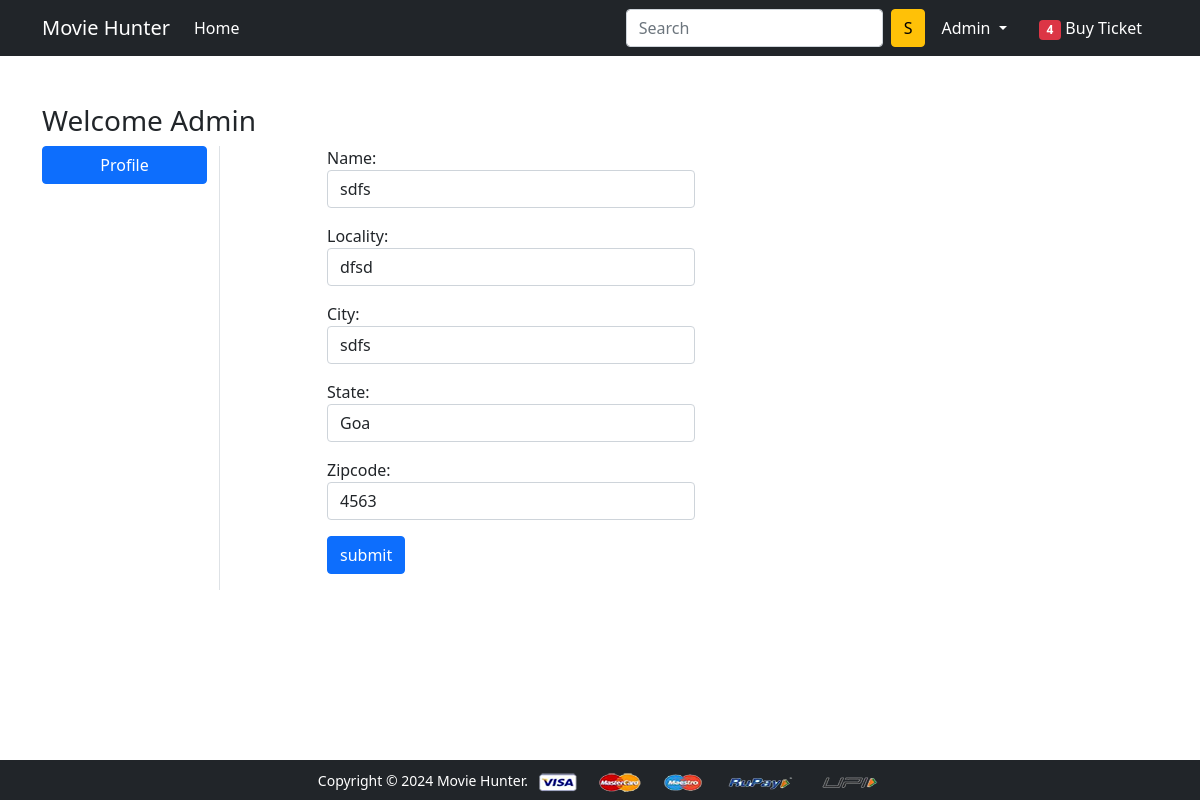
/profile/ (signed in), run on the app's committed database.
### app/models.py (models this page shows, shortened)
class Customer(models.Model):
  user=models.ForeignKey(User,on_delete=models.CASCADE)
  name=models.CharField(max_length=200)
  locality=models.CharField(max_length=200)
  city=models.CharField(max_length=200)
  zipcode=models.IntegerField()
  state=models.CharField(choices=STATE_CHOICE,max_length=50)

### app/views.py (the view, shortened to what this page needs)
# urls.py: path('profile/', views.ProfileView.as_view(), name='profile'),
class ProfileView(View):
    def get(self, request):
        try:
            user_profile = Customer.objects.filter(user=request.user).first()
            if user_profile:
                form = CustomerProfileForm(instance=user_profile)
            else:
                form = CustomerProfileForm()
        except MultipleObjectsReturned:
            form = CustomerProfileForm()
        return render(request, 'app/profile.html', {'form': form, 'active': 'btn-primary'})

### app/forms.py
class CustomerProfileForm(forms.ModelForm):
  class Meta:
    model=Customer
    fields=['name','locality','city','state','zipcode']
    widgets={
      'name':forms.TextInput(attrs={'class':'form-control'}),
      'locality':forms.TextInput(attrs={'class':'form-control'}),
      'city':forms.TextInput(attrs={'class':'form-control'}),
      'state':forms.Select(attrs={'class':'form-control'}),
      'zipcode':forms.TextInput(attrs={'class':'form-control'}),
    }

### app/templates/app/profile.html (shortened to what this page needs)
{% extends 'app/base.html' %}
{% load static %}
{% block main-content %}
<div class="container my-5">
 <div class="row">
  <h3>Welcome {{request.user|capfirst}}</h3>
  <div class="col-sm-2 border-end">
   <ul class="list-unstyled">
    <li class="d-grid"><a href="{% url 'profile' %}" class="btn btn-primary {{active}}">Profile</a></li>
   </ul>
  </div>
  <div class="col-sm-8 offset-sm-1">
      <form action="" novalidate method="post">
        {% for fm in form %}
           <div class="form-group col-lg-6 mb-3">
                 {{fm.label_tag}} {{fm}} <small class="text-danger">{{fm.errors|striptags}}</small>
           </div>
        {%endfor%}
        <div class="col-12 mt-3">
            <button type="submit" value="submit" class="btn btn-primary mb-3">submit</button>
        </div>
      </form>
  </div>
 </div>
</div>
{% endblock main-content %}

### app/templates/app/base.html (shortened to what this page needs)
<!doctype html>
{% load static %}
<html lang="en">
  <head>
    <link href="https://cdn.jsdelivr.net/npm/bootstrap@5.0.0-beta1/dist/css/bootstrap.min.css" rel="stylesheet">
    <link rel="stylesheet" href="{% static 'app/css/owl.carousel.min.css' %}">
    <link rel="stylesheet" href="{% static 'app/css/all.min.css' %}">
    <link rel="stylesheet" href="{% static 'app/css/style.css' %}">
  </head>
  <body>
    <nav class="navbar navbar-expand-lg navbar-dark bg-dark">
     <div class="container">
       <a class="navbar-brand" href="/">Movie Hunter</a>
       <div class="collapse navbar-collapse" id="navbarSupportedContent">
         <ul class="navbar-nav me-auto mb-2 mb-lg-0">
           <li class="nav-item">
             <a class="nav-link active" aria-current="page" href="/">Home</a>
           </li>
         </ul>
         <form class="d-flex">
           <input class="form-control me-2" type="search" placeholder="Search" aria-label="Search">
           <button class="btn btn-warning" type="submit">S</button>
         </form>
         <div>
          <ul class="navbar-nav me-auto mb-2 mb-lg-0">
            {% if request.user.is_authenticated %}
           <li class="nav-item dropdown mx-2">
              <a class="nav-link dropdown-toggle text-white" href="#" id="profileDropdown" role="button" data-bs-toggle="dropdown" aria-expanded="false">
                {{request.user.username | capfirst}}
              </a>
            </li>
            <li class="nav-item mx-2">
             <a href="{% url 'showcart' %}" class="nav-link text-white"><span class="badge bg-danger">4</span> Buy Ticket </a>
            </li>
            {% endif %}
          </ul>
         </div>
       </div>
     </div>
    </nav>
    {% block main-content %} {% endblock main-content %}
    <footer class="container-fluid bg-dark text-center p-2 mt-5 fixed-bottom">
      <small class="text-white">Copyright &copy; 2024 Movie Hunter.</small>
      <img src="{% static 'app/images/payment.png' %}" alt="" srcset="" class="img-fluid" height="2px">
    </footer>
  </body>
</html>

### data on the page
Customer: form "sdfs" "dfsd" "sdfs" "Goa" "4563"

### other printed values
{{ request.user.username | capfirst }} "Admin"
{{ request.user|capfirst }} "Admin"
{{ fm.label_tag }} "Name:" "Locality:" "City:" "State:" "Zipcode:"
